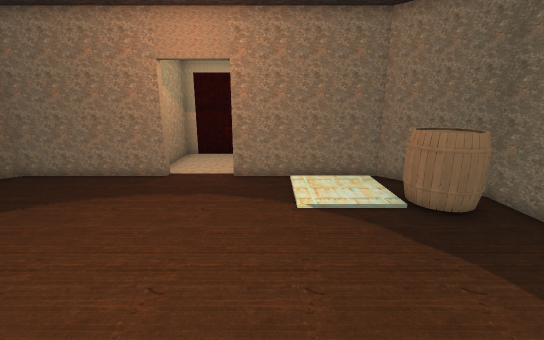
[1] (above)

12 first-person views from a walk through a Unity game level. The camera is 1.5 m above the floor, tilts 14° down and sees 90° across. Doors are open. The floor is counted in squares, 0.5 m on a side. Each view is taken from the middle of a square. On the plan, view 1 faces up. The plan holds only what a view shows up to about 20 squares ahead; the rest is blank. The place goes on beyond the plan. The player is left out.

[2]
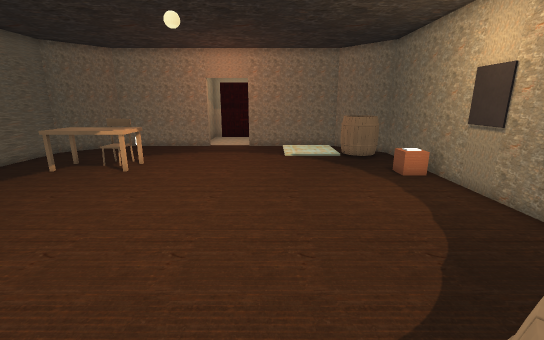

[3]
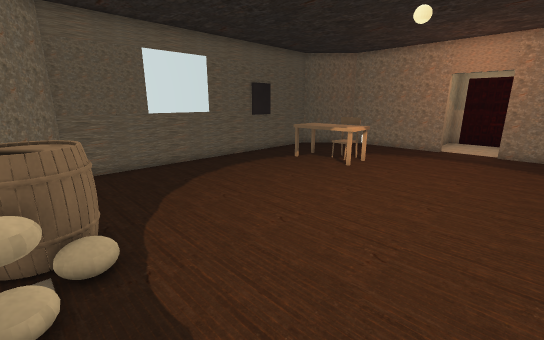

[4]
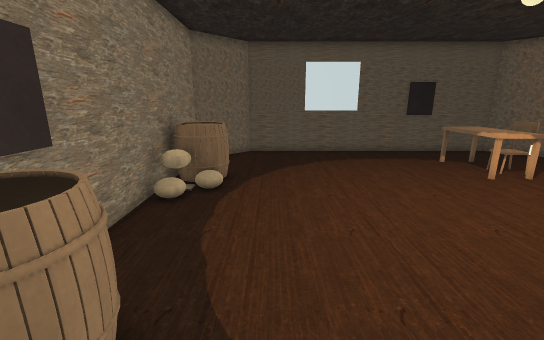

[5]
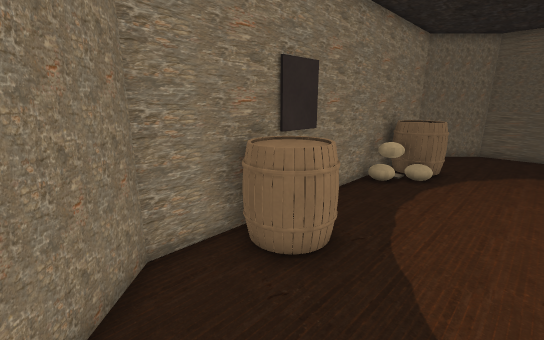

[6]
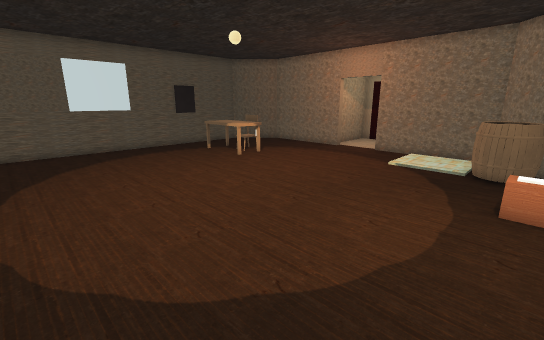

[7]
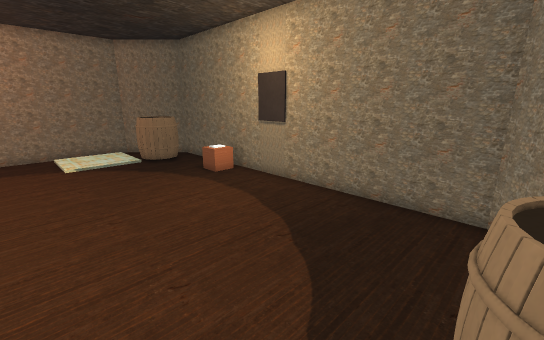

[8]
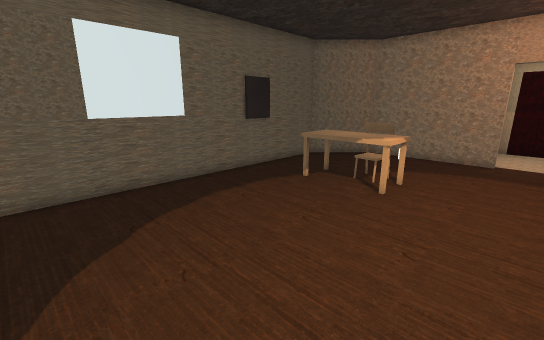

[9]
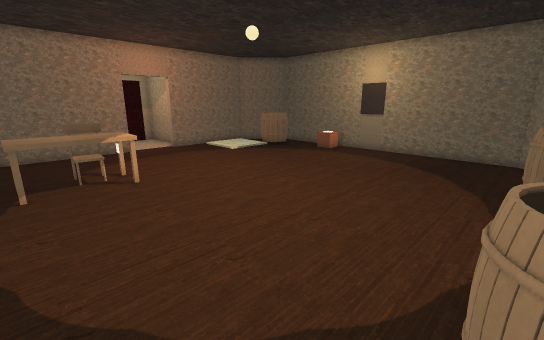

[10]
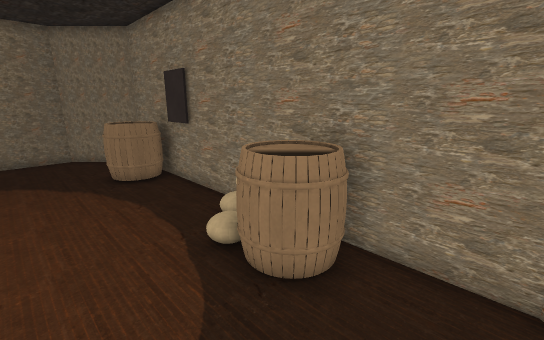

[11]
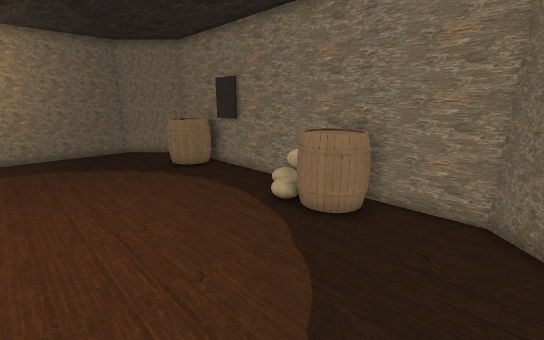

[12]
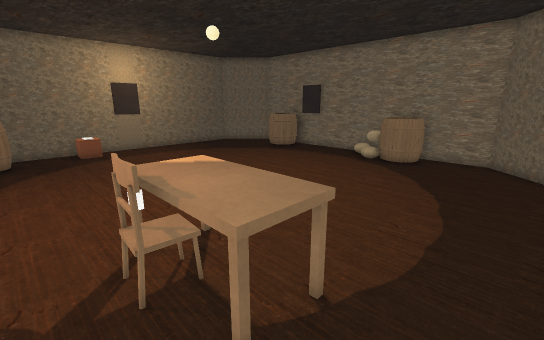

### Floor plan
Points are (right, up) in squares from view 1. A wall is a line through its corners. A room is listed if a view was taken in it or the views show most of it. See-through windows are left out.
Room 1 (views 1, 2, 3, 4, 5, 6, 7, 8, 9, 10, 11, 12)
walls: (-4.4, 11) (-10.4, 11) (-13, 8.4) (-13, -6.4) (-10.4, -9) (4.4, -9) (7, -6.4) (7, 8.4) (4.4, 11) (-1.6, 11)
ways out: open door at (-3, 11)
objects: other object (-10, 4) to (-6, 5); other object (-8, -8) to (-6, -7); other object (-8, 6) to (-7, 6); other object (1, -8) to (3, -7); other object (4, 7) to (6, 9)

Where each view was taken, in squares from view 1:
view 1: 0 up, 0 right, facing up
view 2: 8 down, 0 right, facing up
view 3: 8 down, 0 right, facing up-left
view 4: 5 down, 4 right, facing left
view 5: 4 down, 6 right, facing down-left
view 6: 6 down, 6 right, facing up-left
view 7: 7 down, 1 left, facing up-right
view 8: 5 down, 3 left, facing up-left
view 9: 7 down, 10 left, facing up-right
view 10: 4 down, 10 left, facing down-right
view 11: 1 down, 11 left, facing down-right
view 12: 7 up, 12 left, facing down-right
